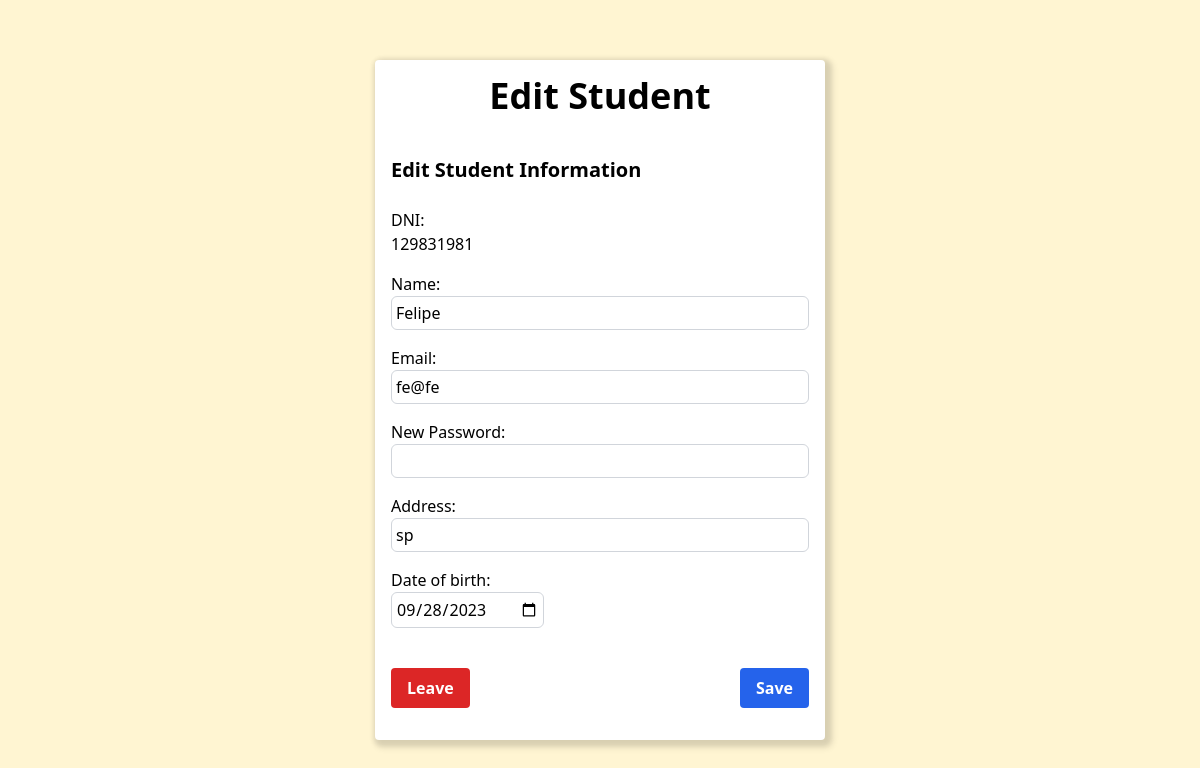
Screenshot of /users/adm/student_edit.php?student_id=3 with the database file from the repository.
### tables this page shows
CREATE TABLE IF NOT EXISTS `student` (
  `id` int NOT NULL AUTO_INCREMENT,
  `DNI` varchar(255) NOT NULL,
  `name` varchar(255) NOT NULL,
  `email` varchar(255) NOT NULL,
  `psswrd` varchar(255) NOT NULL,
  `address` varchar(255) DEFAULT NULL,
  `dbirth` date DEFAULT NULL,
  `grades` varchar(255) NOT NULL,
  `class_sl` int NOT NULL,
  PRIMARY KEY (`id`),
  UNIQUE KEY `DNI` (`DNI`),
  UNIQUE KEY `email` (`email`),
  KEY `class_sl` (`class_sl`)
);

### src/users/adm/student_edit.php (the view, shortened to what this page needs)
<?php
require '../../../handle_db/connection.php';
if (isset($_GET['student_id'])) {
    $student_id = $_GET['student_id'];
    $query = "SELECT * FROM student WHERE id = ?";
    if ($stmt = $mysqli->prepare($query)) {
        $stmt->bind_param("i", $student_id);
        $stmt->execute();
        $result = $stmt->get_result();
        if ($row = $result->fetch_assoc()) {
            $DNI = $row['DNI'];
            $name = $row['name'];
            $email = $row['email'];
            $address = $row['address'];
            $dbirth = $row['dbirth'];
        } else {
            echo "Student not found.";
            exit;
        }
    } else {
        echo "Error querying the database.";
        exit;
    }
} else {
    echo "student_id was not provided.";
    exit;
}
?>
<!DOCTYPE html>
<html lang="en">
<head>
    <link href="/dist/output.css" rel="stylesheet">
</head>
<body class="flex items-center justify-center min-h-screen p-4 bg-[#FFF5D2]">
    <form method="POST" action="/handle_db/edit_student.php" class="p-4 bg-white w-[450px] shadow-custom rounded">
        <h1 class="mb-4 text-4xl font-semibold text-center">Edit Student</h1>
        <br>
        <h2 class="text-xl font-semibold">Edit Student Information</h2>
        <br>
        <div class="mb-4">
            <label for="DNI">DNI:</label><br>
            <input type="text" id="DNI" name="DNI" class="focus:outline-none" value="<?= $DNI ?>" readonly><br>
        </div>
        <div class="mb-4">
            <label for="name" class="block">Name:</label>
            <input type="text" name="name" id="name" class="w-full p-1 border border-gray-300 rounded-md focus:border-blue-500 focus:outline-none" value="<?= $name ?>">
        </div>
        <div class="mb-4">
            <label for="email" class="block">Email:</label>
            <input type="email" name="email" id="email" class="w-full p-1 border border-gray-300 rounded-md focus:border-blue-500 focus:outline-none" value="<?= $email ?>">
        </div>
        <div class="mb-4">
            <label for="psswrd" class="block">New Password:</label>
            <input type="password" name="psswrd" id="psswrd" class="w-full p-1 border border-gray-300 rounded-md focus:border-blue-500 focus:outline-none">
        </div>
        <div class="mb-4">
            <label for="address" class="block">Address:</label>
            <input type="text" name="address" id="address" class="w-full p-1 border border-gray-300 rounded-md focus:border-blue-500 focus:outline-none" value="<?= $address ?>">
        </div>
        <div class="mb-4">
            <label for="dbirth" class="block">Date of birth:</label>
            <input type="date" name="dbirth" id="dbirth" class="p-1 border border-gray-300 rounded-md focus:border-blue-500 focus:outline-none" value="<?= $dbirth ?>">
        </div>
        <br>
        <div class="flex justify-between mb-4">
            <a href="dashboard.php" class="px-4 py-2 font-bold text-white bg-red-600 rounded hover:bg-red-800">Leave</a>
            <button type="submit" class="px-4 py-2 font-bold text-white bg-blue-600 rounded hover:bg-blue-800">Save</button>
        </div>
    </form>
</body>
</html>

### src/users/adm/student_edit.php (style rules this page uses)
.shadow-custom { box-shadow: 4px 4px 6px 4px rgba(0, 0, 0, 0.1), 2px 2px 4px 4px rgba(0, 0, 0, 0.06); }

### rows the page displays
student: DNI "129831981", name "Felipe", email "fe@fe", address "sp", dbirth "09/28/2023"
